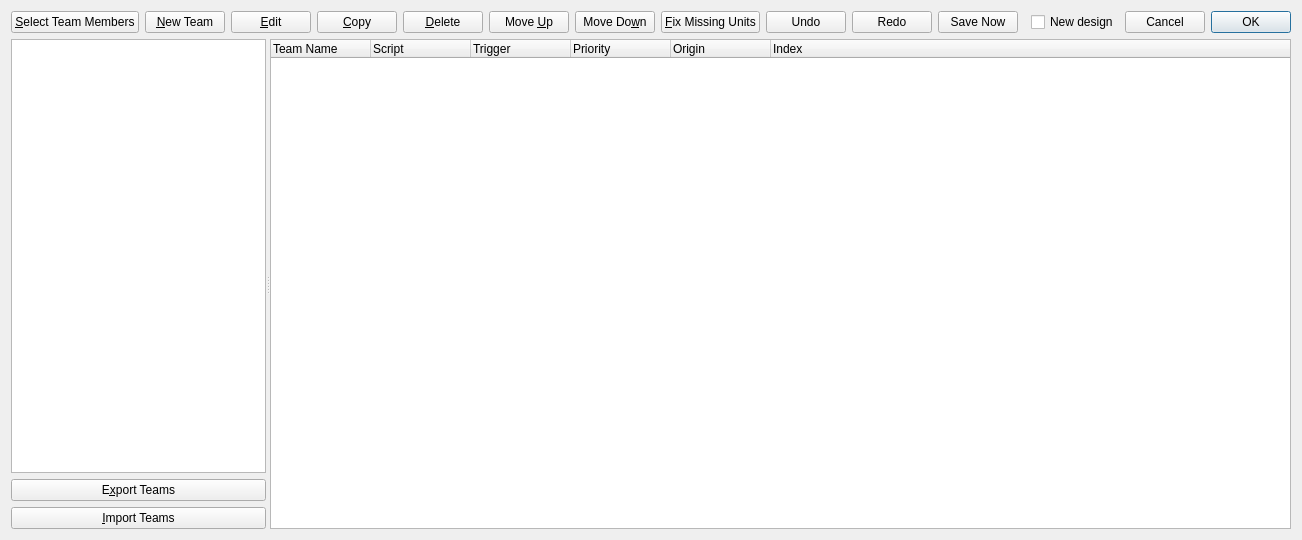
<?xml version="1.0" encoding="UTF-8"?>
<ui version="4.0">
 <class>WBQtTeamsDialogClassic</class>
 <widget class="QDialog" name="WBQtTeamsDialogClassic">
  <property name="geometry">
   <rect>
    <x>0</x>
    <y>0</y>
    <width>1030</width>
    <height>540</height>
   </rect>
  </property>
  <property name="windowTitle">
   <string>Team Builder</string>
  </property>
  <layout class="QVBoxLayout" name="rootLayout" stretch="0,1">
   <item>
    <layout class="QHBoxLayout" name="commands">
     <item>
      <widget class="QPushButton" name="membersButton">
       <property name="text">
        <string>&amp;Select Team Members</string>
       </property>
       <property name="autoDefault">
        <bool>false</bool>
       </property>
      </widget>
     </item>
     <item>
      <widget class="QPushButton" name="newButton">
       <property name="text">
        <string>&amp;New Team</string>
       </property>
       <property name="autoDefault">
        <bool>false</bool>
       </property>
      </widget>
     </item>
     <item>
      <widget class="QPushButton" name="editButton">
       <property name="text">
        <string>&amp;Edit</string>
       </property>
       <property name="toolTip">
        <string>Edit the selected team (Alt+E, or double-click it).</string>
       </property>
       <property name="autoDefault">
        <bool>false</bool>
       </property>
      </widget>
     </item>
     <item>
      <widget class="QPushButton" name="copyButton">
       <property name="text">
        <string>&amp;Copy</string>
       </property>
       <property name="autoDefault">
        <bool>false</bool>
       </property>
      </widget>
     </item>
     <item>
      <widget class="QPushButton" name="deleteButton">
       <property name="text">
        <string>&amp;Delete</string>
       </property>
       <property name="autoDefault">
        <bool>false</bool>
       </property>
      </widget>
     </item>
     <item>
      <widget class="QPushButton" name="moveUpButton">
       <property name="text">
        <string>Move &amp;Up</string>
       </property>
       <property name="autoDefault">
        <bool>false</bool>
       </property>
      </widget>
     </item>
     <item>
      <widget class="QPushButton" name="moveDownButton">
       <property name="text">
        <string>Move Do&amp;wn</string>
       </property>
       <property name="autoDefault">
        <bool>false</bool>
       </property>
      </widget>
     </item>
     <item>
      <widget class="QPushButton" name="fixMissingButton">
       <property name="text">
        <string>&amp;Fix Missing Units</string>
       </property>
       <property name="toolTip">
        <string>Replace every team member unit type that no longer exists with its closest name match.</string>
       </property>
       <property name="autoDefault">
        <bool>false</bool>
       </property>
      </widget>
     </item>
     <item>
      <widget class="QPushButton" name="undoButton">
       <property name="text">
        <string>Undo</string>
       </property>
       <property name="toolTip">
        <string>Undo the last team edit (Ctrl+Z).</string>
       </property>
       <property name="autoDefault">
        <bool>false</bool>
       </property>
      </widget>
     </item>
     <item>
      <widget class="QPushButton" name="redoButton">
       <property name="text">
        <string>Redo</string>
       </property>
       <property name="toolTip">
        <string>Redo the last undone team edit (Ctrl+Y).</string>
       </property>
       <property name="autoDefault">
        <bool>false</bool>
       </property>
      </widget>
     </item>
     <item>
      <widget class="QPushButton" name="saveNowButton">
       <property name="text">
        <string>Save Now</string>
       </property>
       <property name="toolTip">
        <string>Commit the teams and save the map, keeping this window open (Ctrl+S).</string>
       </property>
       <property name="autoDefault">
        <bool>false</bool>
       </property>
      </widget>
     </item>
     <item>
      <spacer name="commandsSpacer">
       <property name="orientation">
        <enum>Qt::Horizontal</enum>
       </property>
      </spacer>
     </item>
     <item>
      <widget class="QCheckBox" name="newDesignCheck">
       <property name="text">
        <string>New design</string>
       </property>
       <property name="toolTip">
        <string>Use the redesigned Team Builder the next time it opens.</string>
       </property>
      </widget>
     </item>
     <item>
      <widget class="QPushButton" name="cancelButton">
       <property name="text">
        <string>Cancel</string>
       </property>
       <property name="autoDefault">
        <bool>false</bool>
       </property>
      </widget>
     </item>
     <item>
      <widget class="QPushButton" name="okButton">
       <property name="text">
        <string>OK</string>
       </property>
       <property name="default">
        <bool>true</bool>
       </property>
      </widget>
     </item>
    </layout>
   </item>
   <item>
    <widget class="QSplitter" name="split">
     <property name="orientation">
      <enum>Qt::Horizontal</enum>
     </property>
     <widget class="QWidget" name="left">
      <property name="sizePolicy">
       <sizepolicy hsizetype="Preferred" vsizetype="Preferred">
        <horstretch>1</horstretch>
        <verstretch>0</verstretch>
       </sizepolicy>
      </property>
      <layout class="QVBoxLayout" name="leftLay" stretch="1,0,0">
       <property name="leftMargin">
        <number>0</number>
       </property>
       <property name="topMargin">
        <number>0</number>
       </property>
       <property name="rightMargin">
        <number>0</number>
       </property>
       <property name="bottomMargin">
        <number>0</number>
       </property>
       <item>
        <widget class="QListWidget" name="players"/>
       </item>
       <item>
        <widget class="QPushButton" name="exportButton">
         <property name="text">
          <string>E&amp;xport Teams</string>
         </property>
         <property name="autoDefault">
          <bool>false</bool>
         </property>
        </widget>
       </item>
       <item>
        <widget class="QPushButton" name="importButton">
         <property name="text">
          <string>&amp;Import Teams</string>
         </property>
         <property name="autoDefault">
          <bool>false</bool>
         </property>
        </widget>
       </item>
      </layout>
     </widget>
     <widget class="QTreeWidget" name="teams">
      <property name="sizePolicy">
       <sizepolicy hsizetype="Expanding" vsizetype="Expanding">
        <horstretch>4</horstretch>
        <verstretch>0</verstretch>
       </sizepolicy>
      </property>
      <property name="selectionMode">
       <enum>QAbstractItemView::SingleSelection</enum>
      </property>
      <property name="rootIsDecorated">
       <bool>false</bool>
      </property>
      <property name="allColumnsShowFocus">
       <bool>true</bool>
      </property>
      <column>
       <property name="text">
        <string>Team Name</string>
       </property>
      </column>
      <column>
       <property name="text">
        <string>Script</string>
       </property>
      </column>
      <column>
       <property name="text">
        <string>Trigger</string>
       </property>
      </column>
      <column>
       <property name="text">
        <string>Priority</string>
       </property>
      </column>
      <column>
       <property name="text">
        <string>Origin</string>
       </property>
      </column>
      <column>
       <property name="text">
        <string>Index</string>
       </property>
      </column>
     </widget>
    </widget>
   </item>
  </layout>
 </widget>
 <resources/>
 <connections/>
</ui>
